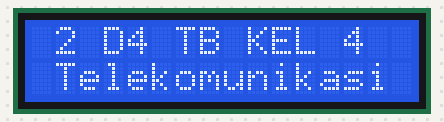
A sketch run on a simulated Arduino Uno, built with avr-gcc and run on an emulated ATmega328P. Parts: 16×2 character LCD.

Above: at 0.11 s.
At 1.3 s:
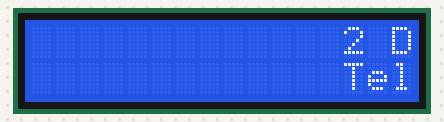
At 5.9 s:
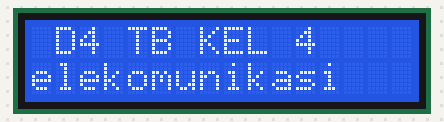
At 8.2 s:
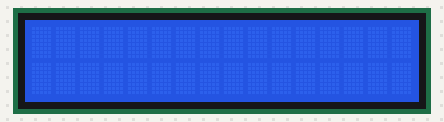
At 12.8 s:
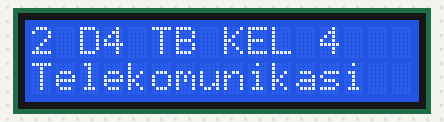
At 15.9 s:
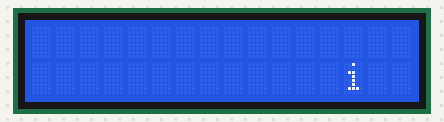

The sketch:

CustomMessageScroll.ino
```cpp
#include <LiquidCrystal.h>
LiquidCrystal lcd(12, 11, 10, 9, 8, 7);

void setup() {
  lcd.begin(16, 2);
  lcd.setCursor(0, 0);
  lcd.print("2 D4 TB KEL 4");
  lcd.setCursor(0, 1);
  lcd.print("Telekomunikasi");
}

void loop() {
  for (int i = 0; i < 3; i++) {
    for (int j = 0; j < 13; j++) {
      lcd.scrollDisplayRight();
      delay(100);
    }
    delay(1000);
  }

  for (int i = 0; i < 3; i++) {
    for (int j = 0; j < 13; j++) {
      lcd.scrollDisplayLeft();
      delay(100);
    }
    delay(1000);
  }

  for (int i = 0; i < 3; i++) {
    lcd.setCursor(0, 0);
    lcd.print("             ");
    lcd.setCursor(0, 1);
    lcd.print("             ");
    delay(500);
    lcd.setCursor(0, 0);
    lcd.print("2 D4 TB KEL 4");
    lcd.setCursor(0, 1);
    lcd.print("Telekomunikasi");
    delay(500);
  }
}
```

Measured:
- by itself, everything shown: repeats every 16.8 s, in 64 steps
- what the display in image 1 shows lasts 1.1 s, from 1.3 s to 2.4 s
- what the display in image 3 shows lasts 2.1 s, from 8.2 s to 10.3 s
- what the display in image 5 shows lasts 0.5 s, from 15.9 s to 16.4 s
